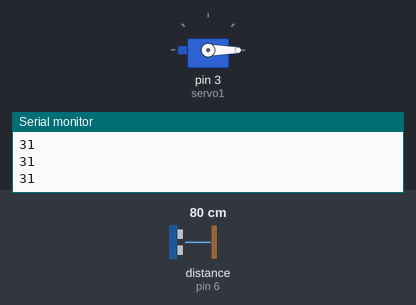
The sketch below on a simulated Arduino Uno, built with avr-gcc and run on an emulated ATmega328P. Parts: servo, the last lines printed to the serial monitor. Wiring (inferred from the names in the program): ultrasonic range finder: trigger pin 7; echo pin 6. The test bench sets the inputs (shaded band); at power-on: distance to the obstacle (sensor on pin 6) 80 cm. The echo pulse lasts 58.3 µs per cm.

Above: at 1.2 s.
1.3 s: distance to the obstacle (sensor on pin 6) set to 31 cm
2.8 s: distance to the obstacle (sensor on pin 6) set to 27 cm
At 3.7 s:
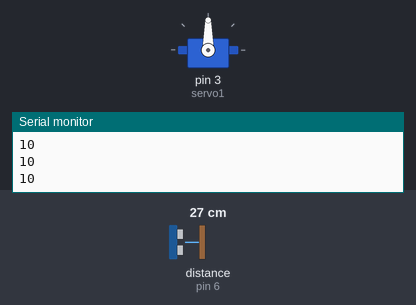
4.3 s: distance to the obstacle (sensor on pin 6) set to 17 cm
5.8 s: distance to the obstacle (sensor on pin 6) set to 14 cm
At 7.0 s:
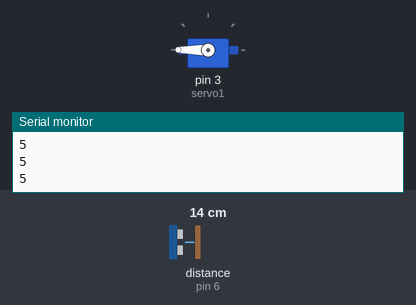
7.3 s: distance to the obstacle (sensor on pin 6) set to 18 cm
At 7.7 s:
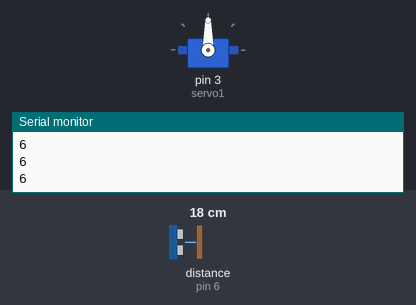
8.8 s: distance to the obstacle (sensor on pin 6) set to 2 cm
At 9.7 s:
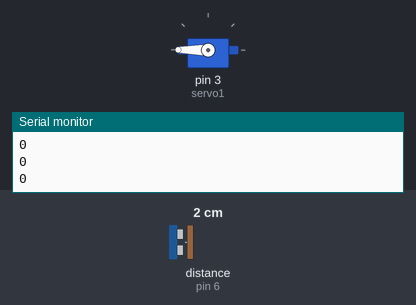
Timing chart, 0 to 11.3 s (numbered marks = the images above; inputs shaded):
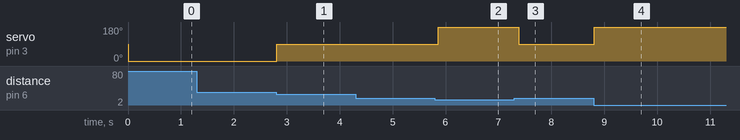

Measured:
- the behaviour switches between 29 and 28 cm on distance to the obstacle (sensor on pin 6) (found by bisection; images 0 and 1)
- the behaviour switches between 16 and 15 cm on distance to the obstacle (sensor on pin 6) (found by bisection; images 1 and 2)
- after the input at 2.8 s, servo on pin 3 (servo1): 0° → 90° at once
- after the input at 5.8 s, servo on pin 3 (servo1): 90° → 180° after 0.06 s
- after the input at 7.3 s, servo on pin 3 (servo1): 180° → 90° after 0.09 s
- after the input at 8.8 s, servo on pin 3 (servo1): 90° → 180° at once

The sketch:

ultrasoundServo.ino
```cpp
#include <Servo.h>

Servo servo1;
const int trigPin = 7; // Trigger Pin of Ultrasonic Sensor
const int echoPin = 6; // Echo Pin of Ultrasonic Sensor
long duration;

void setup() {
  servo1.attach(3);
  Serial.begin(9600); // Starting Serial Terminal
}

void loop() {
  long duration, inches, cm;
  pinMode(trigPin, OUTPUT);
  digitalWrite(trigPin, LOW);
  delayMicroseconds(2);
  digitalWrite(trigPin, HIGH);
  delayMicroseconds(10);
  digitalWrite(trigPin, LOW);


  pinMode(echoPin, INPUT);
  duration = pulseIn(echoPin, HIGH);
  // The time between the transmission and reception of the signal
  // allows us to know the distance to an
  // object. This is possible because we know the sound’s velocity in the air.
  inches = microsecondsToInches(duration);
  cm = microsecondsToCentimeters(duration);
  servo1.write(0);
  if(inches <= 10){
  servo1.write(90);
  }
  if (inches <= 5){
  servo1.write(180);
  }

  Serial.print(inches);
  //   Serial.print("in, ");
  //   Serial.print(cm);
  //   Serial.print("cm");
  Serial.println();
  delay(100);
}

long microsecondsToInches(long microseconds) {
  return microseconds / 74 / 2;
}

long microsecondsToCentimeters(long microseconds) {
  return microseconds / 29 / 2;
}
```
